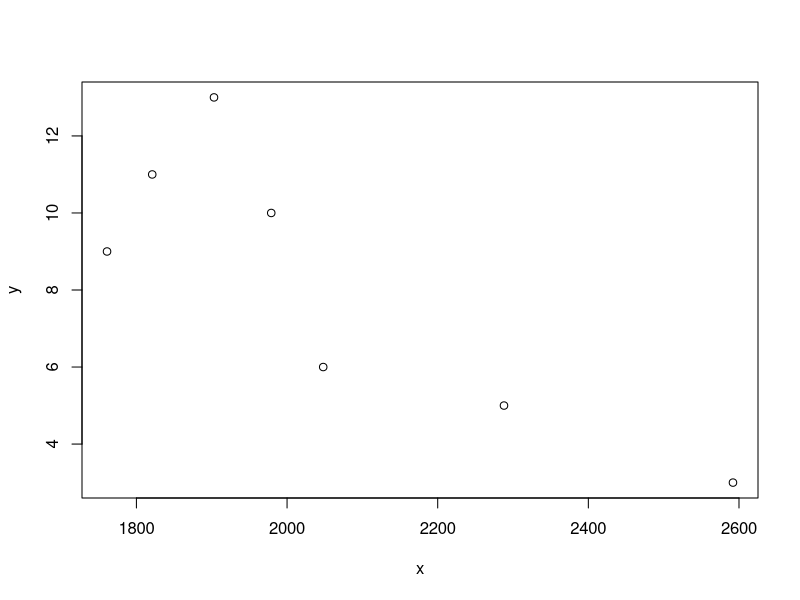
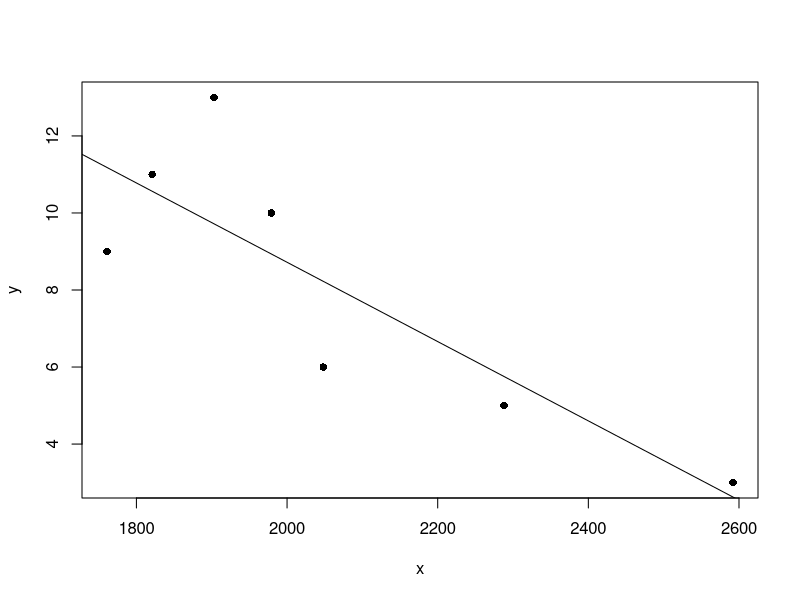
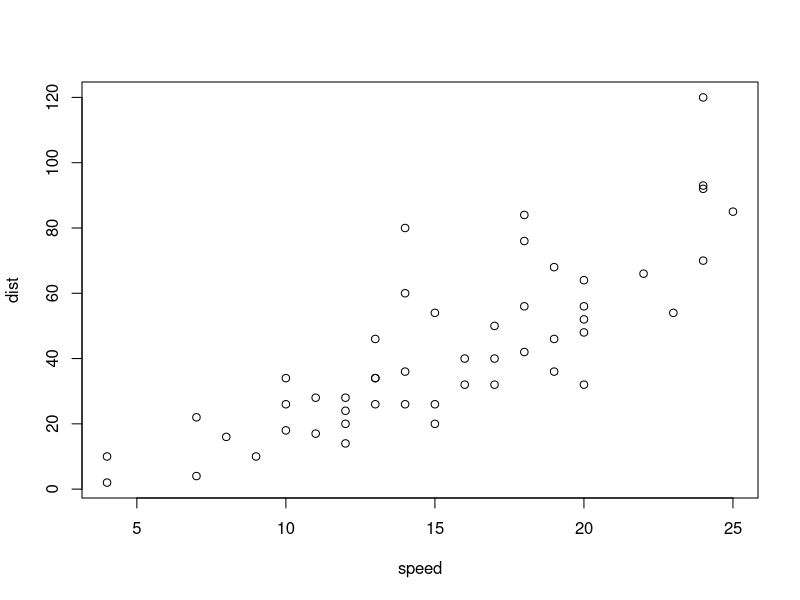
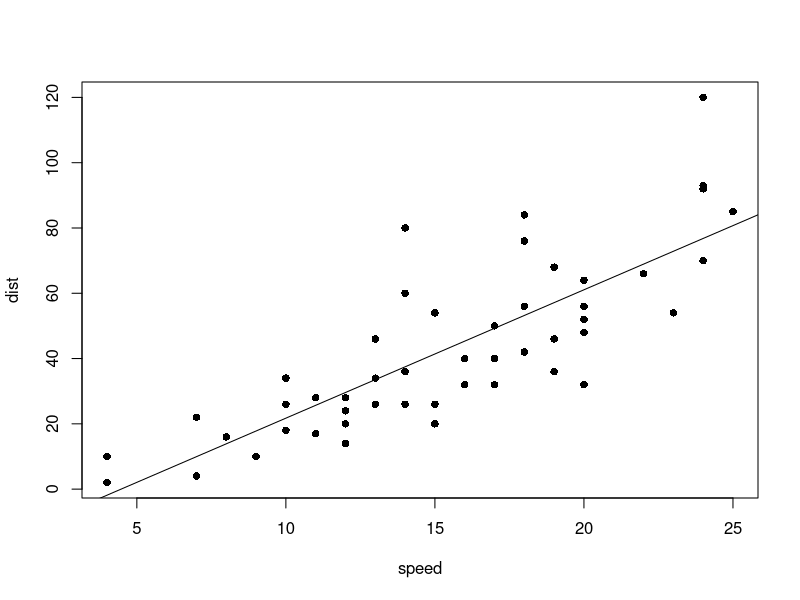
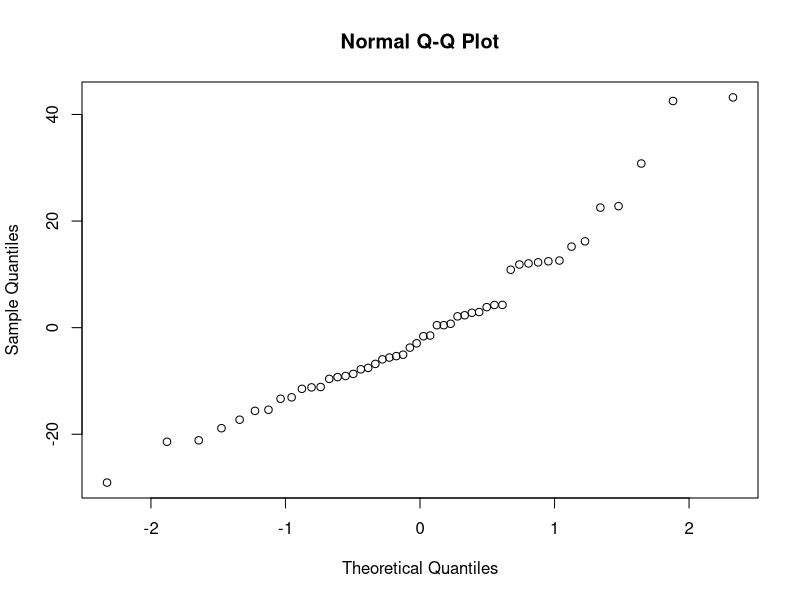

These charts were generated, in order, by the following R code:

## Example #1  ##

x<-c(1903, 1821, 1761, 1979, 2048, 2288, 2592)
y<-c(13, 11, 9, 10, 6, 5, 3)
n<-length(y)

plot(x, y)

ex1.lm<-lm(y~x)
summary(ex1.lm)

coef(ex1.lm)
confint(ex1.lm)


plot(y~x, pch=16)
abline(coef(ex1.lm))


sse<-sum(residuals(ex1.lm)^2)
sse
sigma2_hat<-sse/(n-2)


cbind(x, y, fitted(ex1.lm), residuals(ex1.lm))

anova(ex1.lm)







# Example  #
cars
dim(cars)


head(cars)  # only the first few observations


plot(dist ~ speed, data = cars)

cars.lm <- lm(dist ~ speed, data = cars)
summary(cars.lm)
coef(cars.lm)
confint(cars.lm)

plot(dist ~ speed, data = cars, pch = 16)
abline(coef(cars.lm))

cbind(cars$speed, cars$dist, fitted(cars.lm))


anova(cars.lm)


shapiro.test(residuals(cars.lm))
qqnorm(residuals(cars.lm))

sres <- rstandard(cars.lm)
sres[which(abs(sres) > 2)]

sdelres <- rstudent(cars.lm)


leverage <- hatvalues(cars.lm)
leverage[which(leverage > 4/50)]
